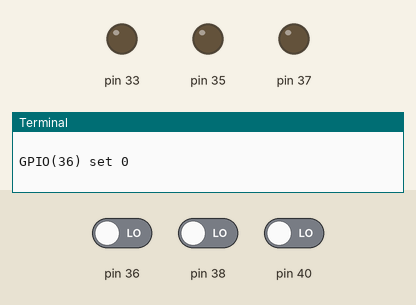
A program run on a simulated Raspberry Pi (header pin numbers). Parts: output pins drawn as LEDs (lit = HIGH), the last lines printed to the terminal. The test bench sets the inputs (shaded band); at power-on: pin 36 LOW, pin 38 LOW, pin 40 LOW.

Above: at 1.2 s.
1.3 s: pin 36 driven HIGH
At 2.8 s:
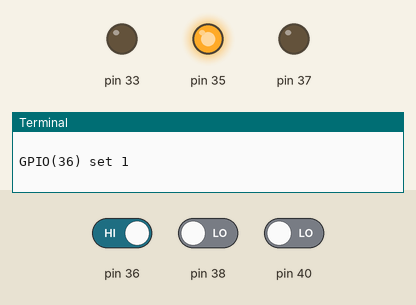
3.5 s: pin 38 driven HIGH
At 4.4 s:
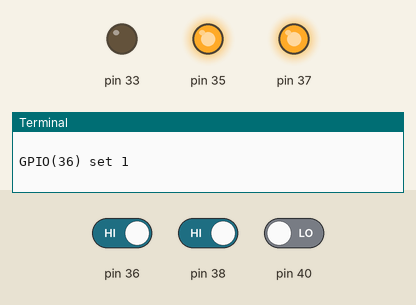
5.5 s: pin 36 driven LOW
At 7.2 s:
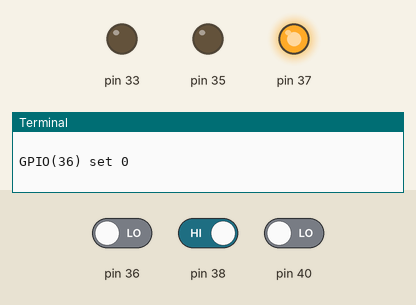
7.5 s: pin 38 driven LOW
At 8.7 s:
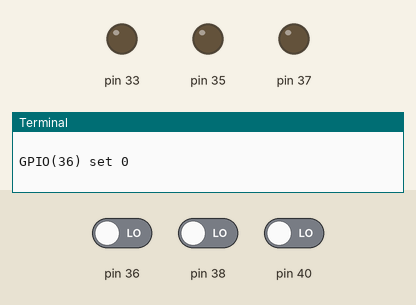
Timing chart, 0 to 10.5 s (numbered marks = the images above; inputs shaded):
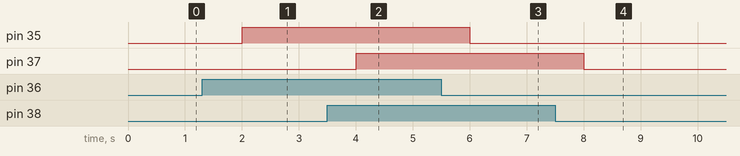

The program:

gpio_loop.py
```python
import RPi.GPIO as GPIO
import time

GPIO.setmode(GPIO.BOARD)
GPIO.setup(37,GPIO.OUT)
GPIO.setup(35,GPIO.OUT)
GPIO.setup(33,GPIO.OUT)
GPIO.setup(40,GPIO.IN)
GPIO.setup(38,GPIO.IN)
GPIO.setup(36,GPIO.IN)
GPIO.output(37,GPIO.input(40))
GPIO.output(35,GPIO.input(38))
GPIO.output(33,GPIO.input(36))
while True:
#    GPIO.output(37,1)
    GPIO.output(37,GPIO.input(38))
    GPIO.output(35,GPIO.input(36))
    if(GPIO.input(40) == 1):
        print("GPIO(40) set 1\n\r")
    else:
        print("GPIO(40) set 0\n\r")
    if(GPIO.input(38) == 1):
        print("GPIO(38) set 1\n\r")
    else:
        print("GPIO(38) set 0\n\r")
    if(GPIO.input(36) == 1):
        print("GPIO(36) set 1\n\r")
    else:
        print("GPIO(36) set 0\n\r")
    time.sleep(1)
```

Measured:
- after the input at 1.3 s, pin 35: LOW → HIGH after 0.70 s
- after the input at 3.5 s, pin 37: LOW → HIGH after 0.50 s
- after the input at 5.5 s, pin 35: HIGH → LOW after 0.50 s
- after the input at 7.5 s, pin 37: HIGH → LOW after 0.51 s
